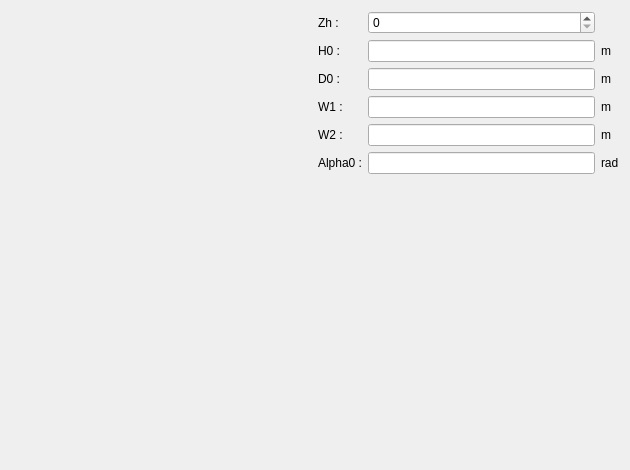
<?xml version="1.0" encoding="UTF-8"?>
<ui version="4.0">
 <class>PVentTrap</class>
 <widget class="QWidget" name="PVentTrap">
  <property name="geometry">
   <rect>
    <x>0</x>
    <y>0</y>
    <width>630</width>
    <height>470</height>
   </rect>
  </property>
  <property name="minimumSize">
   <size>
    <width>630</width>
    <height>470</height>
   </size>
  </property>
  <property name="maximumSize">
   <size>
    <width>16777215</width>
    <height>16777215</height>
   </size>
  </property>
  <property name="windowTitle">
   <string>Form</string>
  </property>
  <layout class="QHBoxLayout" name="horizontalLayout">
   <item>
    <layout class="QVBoxLayout" name="verticalLayout_2">
     <item>
      <widget class="QLabel" name="img_vent">
       <property name="sizePolicy">
        <sizepolicy hsizetype="Expanding" vsizetype="Expanding">
         <horstretch>0</horstretch>
         <verstretch>0</verstretch>
        </sizepolicy>
       </property>
       <property name="maximumSize">
        <size>
         <width>16777215</width>
         <height>16777215</height>
        </size>
       </property>
       <property name="text">
        <string/>
       </property>
       <property name="pixmap">
        <pixmap resource="../../../../../Resources/pyleecan.qrc">:/images/images/MachineSetup/LamParam/TrapVentDuct.png</pixmap>
       </property>
       <property name="scaledContents">
        <bool>true</bool>
       </property>
      </widget>
     </item>
    </layout>
   </item>
   <item>
    <layout class="QVBoxLayout" name="verticalLayout">
     <item>
      <layout class="QGridLayout" name="gridLayout">
       <item row="0" column="0">
        <widget class="QLabel" name="in_Zh">
         <property name="text">
          <string>Zh :</string>
         </property>
        </widget>
       </item>
       <item row="1" column="0">
        <widget class="QLabel" name="in_H0">
         <property name="text">
          <string>H0 :</string>
         </property>
        </widget>
       </item>
       <item row="1" column="1">
        <widget class="FloatEdit" name="lf_H0"/>
       </item>
       <item row="1" column="2">
        <widget class="QLabel" name="unit_H0">
         <property name="text">
          <string>m</string>
         </property>
        </widget>
       </item>
       <item row="2" column="0">
        <widget class="QLabel" name="in_D0">
         <property name="text">
          <string>D0 :</string>
         </property>
        </widget>
       </item>
       <item row="2" column="1">
        <widget class="FloatEdit" name="lf_D0"/>
       </item>
       <item row="2" column="2">
        <widget class="QLabel" name="unit_D0">
         <property name="text">
          <string>m</string>
         </property>
        </widget>
       </item>
       <item row="3" column="0">
        <widget class="QLabel" name="in_W1">
         <property name="text">
          <string>W1 :</string>
         </property>
        </widget>
       </item>
       <item row="3" column="1">
        <widget class="FloatEdit" name="lf_W1"/>
       </item>
       <item row="3" column="2">
        <widget class="QLabel" name="unit_W1">
         <property name="text">
          <string>m</string>
         </property>
        </widget>
       </item>
       <item row="4" column="0">
        <widget class="QLabel" name="in_W2">
         <property name="text">
          <string>W2 :</string>
         </property>
        </widget>
       </item>
       <item row="4" column="1">
        <widget class="FloatEdit" name="lf_W2"/>
       </item>
       <item row="4" column="2">
        <widget class="QLabel" name="unit_W2">
         <property name="text">
          <string>m</string>
         </property>
        </widget>
       </item>
       <item row="5" column="0">
        <widget class="QLabel" name="in_Alpha0">
         <property name="text">
          <string>Alpha0 :</string>
         </property>
        </widget>
       </item>
       <item row="5" column="1">
        <widget class="FloatEdit" name="lf_Alpha0"/>
       </item>
       <item row="5" column="2">
        <widget class="QLabel" name="unit_Alpha0">
         <property name="text">
          <string>rad</string>
         </property>
        </widget>
       </item>
       <item row="0" column="1">
        <widget class="QSpinBox" name="si_Zh"/>
       </item>
      </layout>
     </item>
     <item>
      <widget class="WVentOut" name="w_out" native="true"/>
     </item>
    </layout>
   </item>
  </layout>
 </widget>
 <customwidgets>
  <customwidget>
   <class>FloatEdit</class>
   <extends>QLineEdit</extends>
   <header>pyleecan.GUI/Tools/FloatEdit.h</header>
  </customwidget>
  <customwidget>
   <class>WVentOut</class>
   <extends>QWidget</extends>
   <header>pyleecan.GUI.Dialog.DMachineSetup.SLamParam.DAVDuct.WVentOut.WVentOut.h</header>
   <container>1</container>
  </customwidget>
 </customwidgets>
 <tabstops>
  <tabstop>lf_H0</tabstop>
  <tabstop>lf_D0</tabstop>
  <tabstop>lf_Alpha0</tabstop>
 </tabstops>
 <resources>
  <include location="../../../../../Resources/pyleecan.qrc"/>
  <include location="../../../../../Resources/pyleecan.qrc"/>
 </resources>
 <connections/>
</ui>
